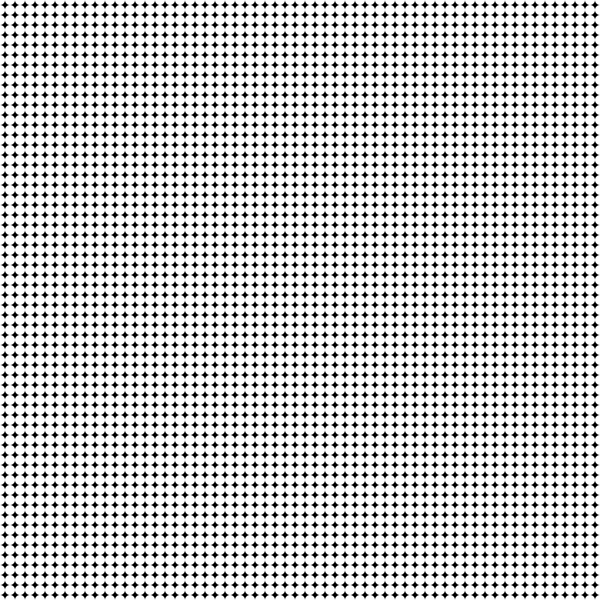
Frame 1 (no input)
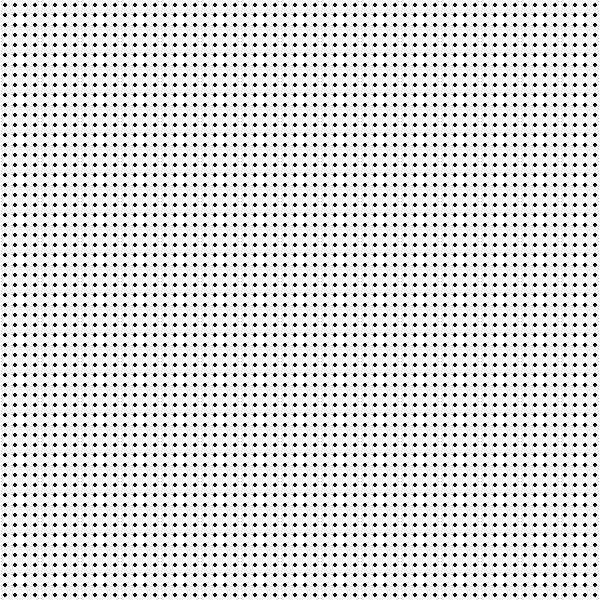
Frame 60 (the mouse pressed at the canvas centre just before this capture)
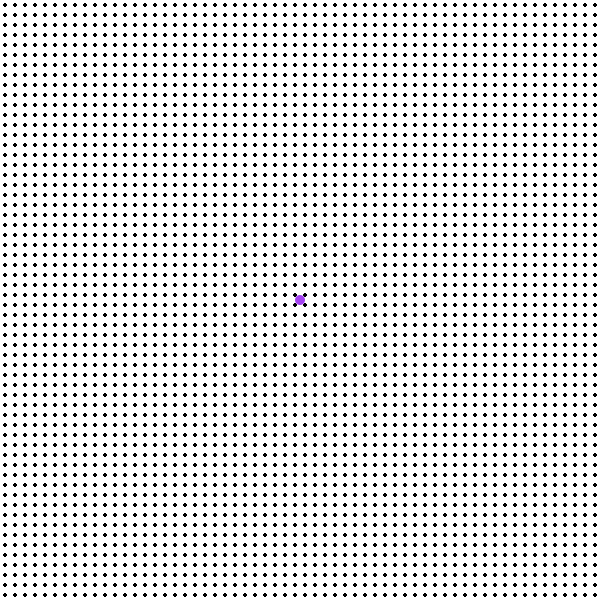
Frame 120 (the mouse held since frame 60 and released just before this capture)

The Processing sketch that drew these frames (run headless with seeded random() and noise(); from frame 60 on, the mouse is pressed at the canvas centre):

// Processing sketch: review_2d_arrays
// ── review_2d_arrays.pde
//need to define size of our array
//we need two dimensions for our array
//colour arrays
//boolean array to keep track of when ellipse was clicked
int num= 61;
boolean [][] clicked = new boolean[num][num]; 

color [][] c = new color[num][num];
int size=10;
void setup(){
  size(600,600);
  background(0);
  noStroke();
  smooth();
  
  
  for(int i= 0;i<num;i++){
    for(int j=0;j<num;j++){
     clicked[i][j]=false;
     c[i][j]= color(255);
    }
  }
}

void draw(){
  for(int i=0;i<num;i++){
    for(int j=0;j<num;j++){
      if(clicked[i][j]==false){
      if(mousePressed){
        if(dist(mouseX, mouseY,i*size,j*size)<=size/2){
        c[i][j]= color(random(0,255),random(0,255),random(0,255));
        clicked[i][j] = true;
        }
      }
      fill(c[i][j]);
      ellipse(i*size,j*size,size,size);
      }
    }
  }
}
